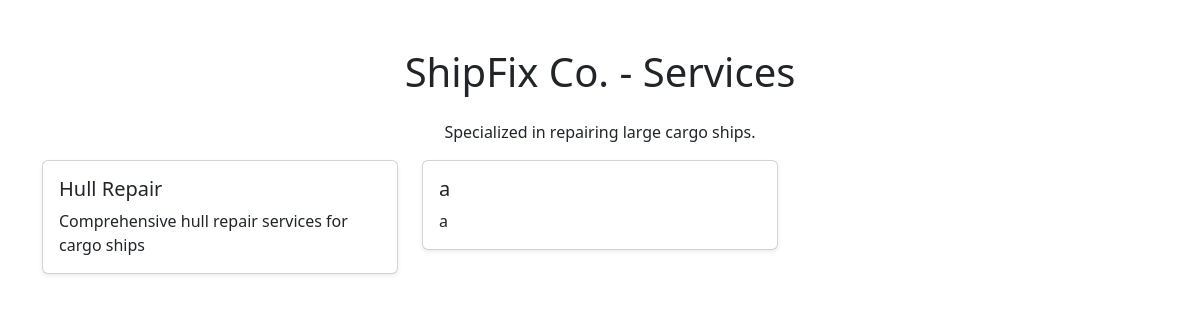
Page /repair-companies/1/services/ on the committed database.
### core/models.py (models this page shows, shortened)
class RepairCompany(models.Model):
    name = models.CharField(max_length=200)
    description = models.TextField()
    contact_email = models.EmailField()
    phone_number = models.CharField(max_length=15, blank=True, null=True)
    address = models.TextField(blank=True, null=True)
    created_at = models.DateTimeField(auto_now_add=True)

class CompanyService(models.Model):
    company = models.ForeignKey(RepairCompany, on_delete=models.CASCADE, related_name="services")
    service_name = models.CharField(max_length=100)
    service_description = models.TextField()

### core/views.py (the view)
# urls.py: path('repair-companies/<int:company_id>/services/', views.company_services, name='company_services'),
def company_services(request, company_id):
    company = get_object_or_404(RepairCompany, id=company_id)
    services = company.services.all()
    return render(request, 'core/company_services.html', {'company': company, 'services': services})

### core/templates/core/company_services.html (shortened to what this page needs)
﻿{% extends 'base.html' %}
{% block content %}
<h1 class="text-center my-4">{{ company.name }} - Services</h1>
<p class="text-center">{{ company.description }}</p>
<div class="row">
    {% for service in services %}
    <div class="col-md-4">
        <div class="card mb-4 shadow-sm">
            <div class="card-body">
                <h5 class="card-title">{{ service.service_name }}</h5>
                <p class="card-text">{{ service.service_description }}</p>
            </div>
        </div>
    </div>
    {% endfor %}
</div>
{% endblock %}

### rows in the picture
RepairCompany: name "ShipFix Co.", description "Specialized in repairing large cargo ships."
CompanyService: service_name "Hull Repair", service_description "Comprehensive hull repair services for cargo ships"
CompanyService: service_name "a", service_description "a"
